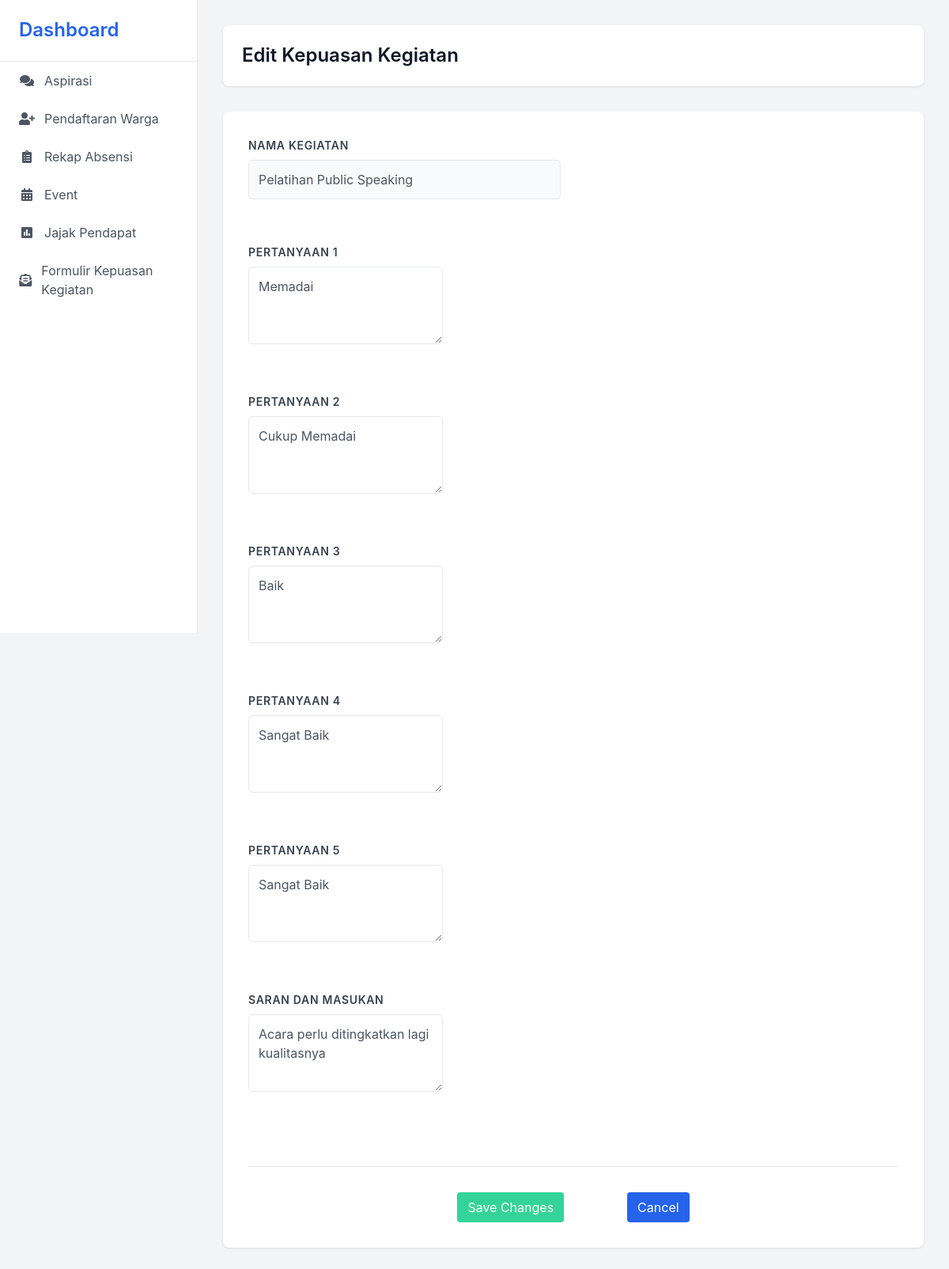
Page /app/ketua/RekapForm/edit_formulir_kegiatan.php?id=5 on the committed database.
### tables this page shows
CREATE TABLE `formulir_kegiatan` (
  `id_formulir_kegiatan` int(11) NOT NULL,
  `id_kegiatan` int(11) DEFAULT NULL,
  `nim` varchar(12) DEFAULT NULL,
  `pertanyaan1` varchar(255) DEFAULT NULL,
  `pertanyaan2` varchar(255) DEFAULT NULL,
  `pertanyaan3` varchar(255) DEFAULT NULL,
  `pertanyaan4` varchar(255) DEFAULT NULL,
  `pertanyaan5` varchar(255) DEFAULT NULL,
  `saran_masukan` longtext DEFAULT NULL,
  `status` enum('aktif','tidak_aktif') DEFAULT 'aktif'
);

CREATE TABLE `kegiatan` (
  `nama_kegiatan` varchar(255) DEFAULT NULL,
  `id_kegiatan` int(11) NOT NULL,
  `tanggal_kegiatan` datetime DEFAULT NULL,
  `created_at` timestamp NOT NULL DEFAULT current_timestamp() ON UPDATE current_timestamp(),
  `deskripsi` longtext DEFAULT NULL,
  `foto_pamflet` varchar(255) DEFAULT NULL,
  `tempat` varchar(255) DEFAULT NULL
);

### app/ketua/RekapForm/edit_formulir_kegiatan.php (the view, shortened to what this page needs)
<?php
        require_once 'config.php';
        $id = $_GET['id'];
        try {
            $query = "
                SELECT
                    f.*,
                    k.nama_kegiatan
                FROM formulir_kegiatan f
                JOIN kegiatan k ON f.id_kegiatan = k.id_kegiatan
                WHERE f.id_formulir_kegiatan = ?
            ";
            $stmt = $pdo->prepare($query);
            $stmt->execute([$id]);
            $form = $stmt->fetch(PDO::FETCH_ASSOC);
        ?>
<!DOCTYPE html>
<html lang="en">
<head>
    <link href="https://stackpath.bootstrapcdn.com/bootstrap/4.5.2/css/bootstrap.min.css" rel="stylesheet">
    <link href="https://cdnjs.cloudflare.com/ajax/libs/font-awesome/5.15.4/css/all.min.css" rel="stylesheet">
</head>
<body>
    <div class="sidebar">
        <div class="sidebar-header">
            <h4>Dashboard</h4>
        </div>
        <a href="aspirasi.php" class="nav-item">
            <i class="fas fa-comments"></i>
            Aspirasi
        </a>
        <a href="#" class="nav-item">
            <i class="fas fa-user-plus"></i>
            Pendaftaran Warga
        </a>
        <a href="#" class="nav-item">
            <i class="fas fa-clipboard-list"></i>
            Rekap Absensi
        </a>
        <a href="#" class="nav-item">
            <i class="fas fa-calendar-alt"></i>
            Event
        </a>
        <a href="puas-kegiatan.php" class="nav-item">
            <i class="fas fa-poll"></i>
            Jajak Pendapat
        </a>
        <a href="formulir-kepuasan-kegiatan.php" class="nav-item">
            <i class="fas fa-envelope-open-text"></i>
            Formulir Kepuasan Kegiatan
        </a>
    </div>
    <div class="main-content">
            <div class="page-header">
                <h1 class="page-title">Edit Kepuasan Kegiatan</h1>
            </div>
            <div class="detail-card">
                <form method="POST">
                    <div class="detail-content">
                        <div class="detail-group">
                            <div class="detail-label">Nama Kegiatan</div>
                            <div class="detail-value"><?= htmlspecialchars($form['nama_kegiatan']) ?></div>
                        </div>
                        <div class="detail-group detail-full">
                            <div class="detail-label">Pertanyaan 1</div>
                            <textarea class="detail-input" name="pertanyaan1" rows="3"><?= htmlspecialchars($form['pertanyaan1']) ?></textarea>
                        </div>
                        <div class="detail-group detail-full">
                            <div class="detail-label">Pertanyaan 2</div>
                            <textarea class="detail-input" name="pertanyaan2" rows="3"><?= htmlspecialchars($form['pertanyaan2']) ?></textarea>
                        </div>
                        <div class="detail-group detail-full">
                            <div class="detail-label">Pertanyaan 3</div>
                            <textarea class="detail-input" name="pertanyaan3" rows="3"><?= htmlspecialchars($form['pertanyaan3']) ?></textarea>
                        </div>
                        <div class="detail-group detail-full">
                            <div class="detail-label">Pertanyaan 4</div>
                            <textarea class="detail-input" name="pertanyaan4" rows="3"><?= htmlspecialchars($form['pertanyaan4']) ?></textarea>
                        </div>
                        <div class="detail-group detail-full">
                            <div class="detail-label">Pertanyaan 5</div>
                            <textarea class="detail-input" name="pertanyaan5" rows="3"><?= htmlspecialchars($form['pertanyaan5']) ?></textarea>
                        </div>
                        <div class="detail-group detail-full">
                            <div class="detail-label">Saran dan Masukan</div>
                            <textarea class="detail-input" name="saran_masukan" rows="3"><?= htmlspecialchars($form['saran_masukan']) ?></textarea>
                        </div>
                        <div class="detail-actions">
                            <button type="submit" class="btn btn-save">Save Changes</button>
                            <a href="formulir-kepuasan-kegiatan.php" class="btn btn-back">Cancel</a>
                        </div>
                    </div>
                </form>
            </div>
        <?php
        } catch(PDOException $e) {
            echo '<div class="alert alert-danger">Error: ' . $e->getMessage() . '</div>';
        }
        ?>
    </div>
</body>
</html>

### app/ketua/RekapForm/edit_formulir_kegiatan.php (style rules this page uses)
:root { --primary-color: #2563eb; --sidebar-width: 250px; --header-height: 60px; }
body { font-family: 'Inter', sans-serif; background-color: #f3f4f6; margin: 0; padding: 0; }
.sidebar { height: 100vh; width: var(--sidebar-width); background: white; position: fixed; left: 0; top: 0; border-right: 1px solid #e5e7eb; z-index: 1000; }
.sidebar-header { padding: 1.5rem; border-bottom: 1px solid #e5e7eb; }
.sidebar-header h4 { color: var(--primary-color); font-weight: 600; margin: 0; }
.nav-item { padding: 0.75rem 1.5rem; color: #4b5563; display: flex; align-items: center; text-decoration: none; transition: all 0.3s ease; }
.nav-item i { margin-right: 0.75rem; width: 20px; text-align: center; }
.main-content { margin-left: var(--sidebar-width); padding: 2rem; }
.page-header { background: white; padding: 1.5rem; border-radius: 0.5rem; box-shadow: 0 1px 3px rgba(0, 0, 0, 0.1); margin-bottom: 2rem; }
.page-title { font-size: 1.5rem; color: #111827; font-weight: 600; margin: 0; }
.detail-card { background: white; border-radius: 0.5rem; box-shadow: 0 1px 3px rgba(0, 0, 0, 0.1); padding: 2rem; }
.detail-content { display: grid; grid-template-columns: repeat(2, 1fr); gap: 2rem; }
.detail-group { margin-bottom: 1.5rem; }
.detail-label { font-weight: 600; color: #374151; margin-bottom: 0.5rem; font-size: 0.875rem; text-transform: uppercase; letter-spacing: 0.05em; }
.detail-value, .detail-input { color: #4b5563; font-size: 1rem; line-height: 1.5; padding: 0.75rem; background-color: #f9fafb; border-radius: 0.375rem; border: 1px solid #e5e7eb; }
.detail-input { background-color: white; }
.detail-full { grid-column: span 2; }
.detail-actions { display: flex; justify-content: center; gap: 5rem; margin-top: 2rem; padding-top: 2rem; border-top: 1px solid #e5e7eb; grid-column: span 2; }
.btn-back { background-color: var(--primary-color); color: white; }
.btn-save { background-color: #34d399; color: white; }

### rows in the picture
formulir_kegiatan: id_kegiatan.nama_kegiatan "Pelatihan Public Speaking", pertanyaan1 "Memadai", pertanyaan2 "Cukup Memadai", pertanyaan3 "Baik", pertanyaan4 "Sangat Baik", pertanyaan5 "Sangat Baik", saran_masukan "Acara perlu ditingkatkan lagi kualitasnya"
